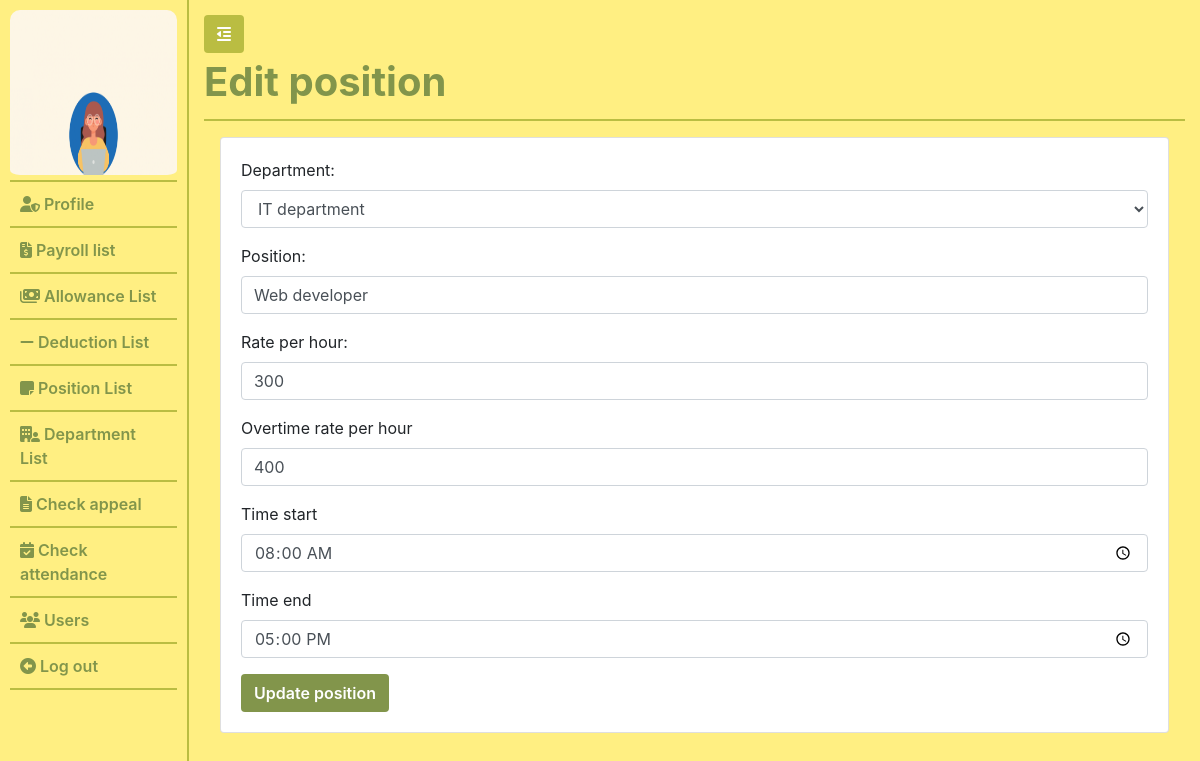
/admin/edit_position.php?pId=2 (signed in), run on the app's committed database.
### tables this page shows
CREATE TABLE `users` (
  `id` int(11) NOT NULL,
  `username` varchar(255) NOT NULL,
  `password` varchar(255) NOT NULL,
  `first_name` varchar(64) NOT NULL,
  `last_name` varchar(64) NOT NULL,
  `user_role` varchar(255) NOT NULL,
  `user_image` varchar(255) DEFAULT NULL,
  `qr_code` varchar(255) NOT NULL,
  `qrcode_path` text NOT NULL,
  `position_id` int(11) NOT NULL
);

CREATE TABLE `position` (
  `id` int(11) NOT NULL,
  `position_name` varchar(255) NOT NULL,
  `rate_per_hour` int(11) NOT NULL,
  `rate_per_overtime` int(11) NOT NULL,
  `department_id` int(11) NOT NULL,
  `time_start` time NOT NULL,
  `time_end` time NOT NULL
);

### common/classes/Session_user.php (called while the page is built, shortened)
<?php
    Class Session{
        private $id;
        public function get_user_id(){
            return $this->id;
        }
        public function check_if_logged_in(){
            if(isset($_SESSION['id']) && isset($_SESSION['user_role'])){
                $this->id = $_SESSION['id'];
            }else{
                unset($this->id);
                unset($this->user_role);
                $this->logged_in = false;
            }
        }
    }
    $session = new Session();

### common/classes/Database.php (called while the page is built, shortened)
<?php
    class Database{
        private $connection;
        public $servername = "localhost";
        public $user = "root";
        public $password = "";
        public $database_name = "ams_with_qrcode";
        public function connect_database(){
            $db = new mysqli($this->servername, $this->user, $this->password, $this->database_name);
            $this->connection = $db;
        }
        public function query($sql){
            $result =  $this->connection->query($sql);
            return $result;
        }
    }
    $database = new Database();
?>

### common/classes/DB_object.php (called while the page is built, shortened)
<?php
    class DB_object{
        protected static $db_name = "users";
        public static function find_by_id( $id){
            $result = static::find_by_query("SELECT * FROM " . static::$db_name . " WHERE id = $id");
            return (!empty($result)) ? array_shift($result) : false;
        }
        public static function find_all(){
            $result = static::find_by_query("SELECT * FROM ". static::$db_name);
            return (!empty($result)) ? $result: false;
        }
        public static function find_by_query($sql){
            global $database;
            $result_query = $database->query($sql);
            $the_object_array = [];
            while($row = mysqli_fetch_assoc($result_query)){
                $the_object_array[] = static::instantiation($row);
            }
            return $the_object_array;
        }
        public static function instantiation($row){
            $called_object = new $get_called_class;
            foreach($row as $attribute => $value){
                if($called_object->has_attribute($attribute)){
                    $called_object->$attribute = $value;
                }
            }
            return $called_object;
        }
        public function has_attribute($attribute){
            $object_properties = get_object_vars($this);
            return array_key_exists($attribute, $object_properties);
        }
    }
?>

### common/classes/User.php (called while the page is built, shortened)
<?php
    class User extends DB_object{
        public $user_image;
        private $upload_directory = "..".DS."admin".DS.'images';
        private $img_placeholder = "https://place-hold.it/128x128?text=User+image";
        public function display_user_photo(){
            return (empty($this->user_image)) ? $this->img_placeholder : $this->upload_directory.DS.$this->user_image;
        }
    }
?>

### admin/includes/function.php (called while the page is built, shortened)
<?php
    function validate_input($data){
        $data = trim($data);
        $data = stripslashes($data);
        $data = htmlentities($data);
        return $data;
    }

### admin/edit_position.php (the view, shortened to what this page needs)
<?php require_once "includes/header.php" ?>
<?php
    if(empty($_GET['pId']) || !isset($_GET['pId']) ){
        die();
    }else{
        $position_id = validate_input($_GET['pId']);
        $position_to_edit = Position::find_by_id($position_id);
    }
?>
<?php $department = Department::find_all(); ?>
                <?php require_once "includes/side-nav.php" ?>
                <div class="page-wrapper">
                    <button class="btn toggle-icon">
                        <span> <i class="fas fa-outdent"></i> </span>
                    </button>
                    <div class="page-header">
                        <h1 class="">Edit position</h1>
                    </div>
                        <div class="row p-3">
                            <div class="col-lg-12">
                            <div class="card">
                                    <div class="card-body">
                                        <div class="row">
                                            <div class="col-lg-12">
                                                <form action="" method="POST" enctype="multipart/form-data">
                                                    <div class="form-group">
                                                        <label for="my-select">Department:</label>
                                                        <select id="my-select" class="form-control" name="department">
                                                            <?php foreach($department as $dpt): ?>
                                                                <?php if($dpt->id === $position_to_edit->department_id): ?>
                                                                    <option value="<?= $dpt->id ?>" selected ><?= $dpt->name ?></option>
                                                                <?php else: ?>
                                                                    <option value="<?= $dpt->id ?>" ><?= $dpt->name ?></option>
                                                                <?php endif; ?>
                                                            <?php endforeach; ?>
                                                        </select>
                                                    </div>
                                                    <div class="form-group">
                                                        <label for="">Position:</label>
                                                        <input id="" class="form-control" type="text" name="position"  autofocus required value="<?= $position_to_edit->position_name ?>">
                                                    </div>
                                                    <div class="form-group">
                                                        <label for="">Rate per hour:</label>
                                                        <input id="" class="form-control" type="number" name="rate_per_hour" required value="<?= $position_to_edit->rate_per_hour ?>">
                                                    </div>
                                                    <div class="form-group">
                                                        <label for="">Overtime rate per hour</label>
                                                        <input id="" class="form-control" type="number" name="rate_per_overtime"  required value="<?= $position_to_edit->rate_per_overtime ?>">
                                                    </div>
                                                    <div class="form-group">
                                                        <label for="">Time start</label>
                                                        <input id="" class="form-control" type="time" name="time_start"  required value="<?= $position_to_edit->time_start ?>">
                                                    </div>
                                                    <div class="form-group">
                                                        <label for="">Time end</label>
                                                        <input id="" class="form-control" type="time" name="time_end"  required value="<?= $position_to_edit->time_end ?>">
                                                    </div>
                                                    <input type="submit" name='update_position' value="Update position" class="btn update_user_btn">
                                                </form>
                                            </div>
                                        </div>
                                    </div>
                                </div>
                            </div>
                        </div>
                </div>
        <?php require_once "includes/footer.php" ?>

### admin/includes/side-nav.php
<div id="my-nav" class="side-nav">
                        <ul class="navbar-nav flex-column vertical-nav">
                            <div class="user-image-container">
                                <img src="<?= $user->display_user_photo() ?>" alt="" id="user_image">
                            </div>
                                <li class="nav-item ">
                                    <a class="nav-link" href="profile.php"> <i class="fas fa-user-shield"></i> Profile</a>
                                </li>
                                <li class="nav-item">
                                    <a class="nav-link " href="payroll.php" > <i class="fas fa-file-invoice-dollar"></i> Payroll list</a>
                                </li>
                                <li class="nav-item">
                                    <a class="nav-link " href="allowance.php" > <i class="fas fa-money-bills"></i> Allowance List</a>
                                </li>
                                <li class="nav-item">
                                    <a class="nav-link " href="admin_deduction.php" > <i class="fas fa-minus"></i> Deduction List</a>
                                </li>
                                <li class="nav-item">
                                    <a class="nav-link " href="position_list.php" > <i class="fas fa-note-sticky"></i> Position List</a>
                                </li>
                                <li class="nav-item">
                                    <a class="nav-link " href="admin_department.php" > <i class="fas fa-building-user"></i> Department List</a>
                                </li>
                                <li class="nav-item">
                                    <a class="nav-link " href="admin_appeal.php" > <i class="fas fa-file-lines"></i> Check appeal</a>
                                </li>
                                <li class="nav-item">
                                    <a class="nav-link " href="check_attendance.php" > <i class="fas fa-calendar-check"></i> Check attendance</a>
                                </li>
                                <li class="nav-item">
                                    <a class="nav-link " href="users.php" > <i class="fas fa-users"></i> Users</a>
                                </li>
                            <li class="nav-item">
                                <a class="nav-link " href="logout.php" > <i class="fas fa-arrow-alt-circle-left"></i> Log out</a>
                            </li>
                        </ul>
                </div>

### admin/css/style.css (style rules this page uses)
* { box-sizing: border-box; }
body,html { height: 100%; width: 100%; }
.side-nav { width: 225px; background-color: #FFEF82; padding-top: 10px; border-right: 2px solid #BABD42; }
.user-image-container { border-bottom: 2px solid #BABD42; }
#user_image { border-radius: 10px; height: 170px; width: 100%; padding-bottom: 5px; }
.side-nav ul { padding: 0px 10px; height: 100vh; }
.side-nav .nav-item .nav-link { border-bottom: 2px solid #BABD42; color: #82954B; font-weight: 600; padding: 10px; }
.page-wrapper { padding: 15px; width: 100%; background-color: #FFEF82; }
.toggle-icon { background-color: #BABD42; color: #fff; }
.page-header { padding: 5px 0; border-bottom: 2px solid #BABD42; }
.page-header h1, .title-page { color:#82954B; font-weight: 700; }
.export_btn, .update_user_btn, .attendance_action_btn, .session_message, .report_btn, .add_user_btn, .add_appeal_btn, .add_deduction_btn, .add_allowance_btn, .add_salary_btn { background-color: #82954B; color: #fff; font-weight: 600; }

### data on the page
users: user_image (picture)
position: position "Web developer", rate_per_hour "300", rate_per_overtime "400", time_start "08:00:00", time_end "17:00:00"

### other printed values
form field department "IT department"
